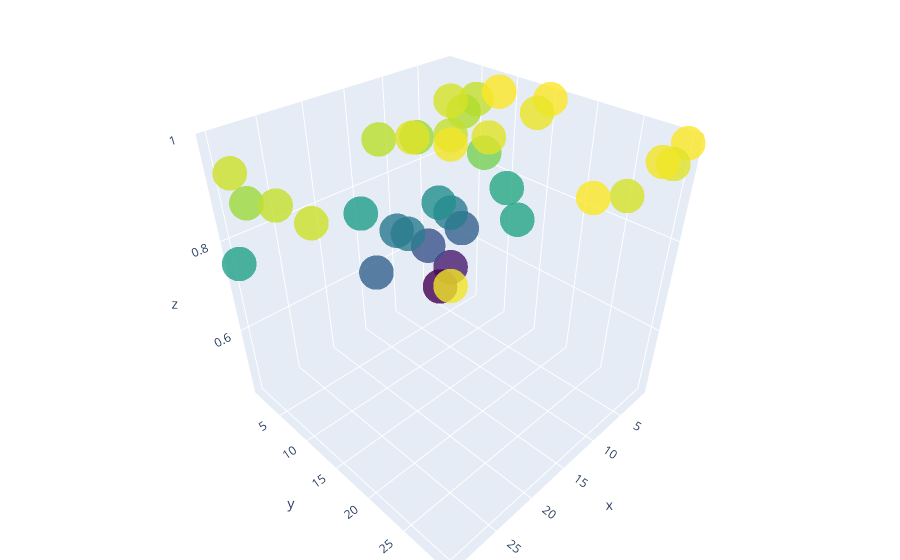

This figure's notebook cell:
### Code cell
import plotly.graph_objects as go
import numpy as np


fig = go.Figure(data=[go.Scatter3d(
    x=x,
    y=y,
    z=res3,
    mode='markers',
    marker=dict(
        size=12,
        color=res3,                # set color to an array/list of desired values
        colorscale='Viridis',   # choose a colorscale
        opacity=0.8
    )
)])

# tight layout
fig.update_layout(margin=dict(l=0, r=0, b=0, t=0))
fig.show()

### Figure 1 — Plotly figure (JSON) as saved in the notebook; plotly's stock layout.template omitted (floating-point values rounded to 4 significant figures)
{"data": [{"marker": {"color": [0.4921, 0.4524, 0.5873, 0.6667, 0.746, 0.754, 0.619, 0.6746, 0.7143, 0.6746, 0.619, 0.9444, 0.9365, 0.9206, 0.9524, 0.9048, 0.9286, 0.9048, 0.7698, 0.9841, 0.873, 0.9365, 0.9603, 0.9365, 0.9841, 0.9683, 0.7619, 0.9603, 0.9762, 0.9444, 0.9841, 0.9603, 0.9762, 0.9524, 0.9841, 0.9762], "colorscale": [[0, "#440154"], [0.1111, "#482878"], [0.2222, "#3e4989"], [0.3333, "#31688e"], [0.4444, "#26828e"], [0.5556, "#1f9e89"], [0.6667, "#35b779"], [0.7778, "#6ece58"], [0.8889, "#b5de2b"], [1, "#fde725"]], "opacity": 0.8, "size": 12}, "mode": "markers", "type": "scatter3d", "x": [1, 3, 5, 10, 15, 30, 1, 3, 5, 10, 15, 30, 1, 3, 5, 10, 15, 30, 1, 3, 5, 10, 15, 30, 1, 3, 5, 10, 15, 30, 1, 3, 5, 10, 15, 30], "y": [1, 1, 1, 1, 1, 1, 3, 3, 3, 3, 3, 3, 5, 5, 5, 5, 5, 5, 10, 10, 10, 10, 10, 10, 15, 15, 15, 15, 15, 15, 30, 30, 30, 30, 30, 30], "z": [0.4921, 0.4524, 0.5873, 0.6667, 0.746, 0.754, 0.619, 0.6746, 0.7143, 0.6746, 0.619, 0.9444, 0.9365, 0.9206, 0.9524, 0.9048, 0.9286, 0.9048, 0.7698, 0.9841, 0.873, 0.9365, 0.9603, 0.9365, 0.9841, 0.9683, 0.7619, 0.9603, 0.9762, 0.9444, 0.9841, 0.9603, 0.9762, 0.9524, 0.9841, 0.9762]}], "layout": {"margin": {"b": 0, "l": 0, "r": 0, "t": 0}}}
